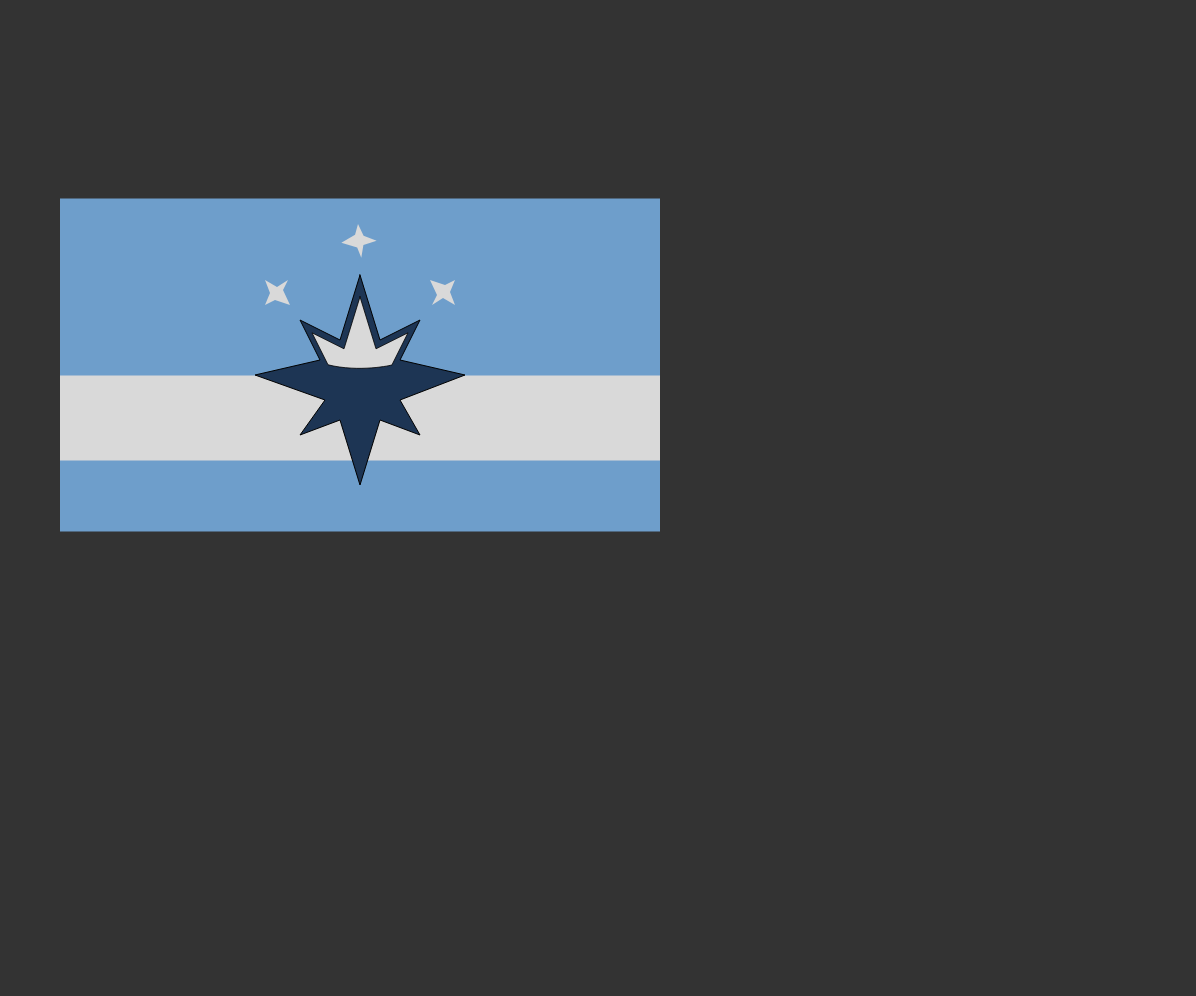
Frame 1 (no input)
Frame 60 (no input): identical to frame 1, image omitted
Frame 120 (the mouse pressed at the canvas centre since frame 60): identical to frame 1, image omitted

The p5.js sketch that drew this single still picture (run headless with seeded random() and noise() and a simulated clock; from frame 60 on, the mouse is pressed at the canvas centre):

// p5.js sketch
// ── sketch.js
/*
Springfield Flag - wip
all hardcoded atm ... need to fix, works for now.

Visit http://sgfflag.org/ now to support the movement ...
*/

let flag;

function setup() {
	createCanvas(window.innerWidth - 4, window.innerHeight - 4);
	flag = new Flag();
}

function draw() {
	background(51);
	flag.display();
}
 
class Flag {
	constructor() {
		this.pos = createVector();
	}

	banner() {
		//Blue background
		push();
		rectMode(CENTER);
		fill('#6E9ECB');
		noStroke();
		rect(360, 365, 600, 333);
		pop();

		/*
		White Stripe: Representing both the Ozark Plateua 
		on which our city rests, and Routes 66 - 
		The Mother Road of America, 
		founded right here in Springfield.
		*/
		push();
		rectMode(CENTER);
		fill(217);
		noStroke();
		rect(360, 418, 600, 85);
		pop();
	}

	emblem() {
		/*
		Compass Rose / Crown: The "Compas Crown" elegantly
		combines two core elements of our identity as
		a city. The Compass Rose represents our role as a
		crossroads to the nation. The crown pays
		homage to our moniker of nearly 150 years:
		"Queen City of The Ozarks".
		*/
		//compass rose
		push();
		fill('#1D3554')
		beginShape();
		vertex(360, 275);
		vertex(380, 340);
		vertex(420, 320);
		vertex(400, 360);
		vertex(465, 375);
		vertex(400, 400);
		vertex(420, 435);
		vertex(380, 420);
		vertex(360, 485);
		vertex(340, 420);
		vertex(300, 435);
		vertex(325, 400);
		vertex(255, 375);
		vertex(320, 360);
		vertex(300, 320);
		vertex(340, 340);
		vertex(360, 275);
		endShape(CLOSE);
		pop();

		//crown
		push();
		scale(0.8);
		translate(90, 96);
		fill(217)
		beginShape();
		vertex(360, 275);
		vertex(380, 340);
		vertex(420, 320);
		vertex(400, 360);
		bezierVertex(403, 360, 360, 370, 320, 360);
		vertex(320, 360);
		vertex(300, 320);
		vertex(340, 340);
		vertex(360, 275);
		endShape(CLOSE);
		pop();

		/*
		3 Stars: Innovative Spirit, Connection with Nature,
		and Ozarks Culture.
		*/

		push();
		fill(217);
		noStroke();
		beginShape();
		vertex(265, 280);
		vertex(277, 287);
		vertex(288, 280);
		vertex(283, 290);
		vertex(290, 305);
		vertex(275, 300);
		vertex(265, 305);
		vertex(270, 293);
		vertex(265, 280);
		endShape(CLOSE);
		pop();

		push();
		translate(720, 585);
		rotate(radians(180));
		fill(217);
		noStroke();
		beginShape();
		vertex(265, 280);
		vertex(277, 287);
		vertex(288, 280);
		vertex(283, 290);
		vertex(290, 305);
		vertex(275, 300);
		vertex(265, 305);
		vertex(270, 293);
		vertex(265, 280);
		endShape(CLOSE);
		pop();

		push();
		fill(217);
		translate(762, 230);
		rotate(40);
		noStroke();
		beginShape();
		vertex(265, 280);
		vertex(277, 287);
		vertex(288, 280);
		vertex(283, 290);
		vertex(290, 305);
		vertex(275, 300);
		vertex(265, 305);
		vertex(270, 293);
		vertex(265, 280);
		endShape(CLOSE);
		pop();
	}

	display() {
		this.banner();
		this.emblem();
	}
}
